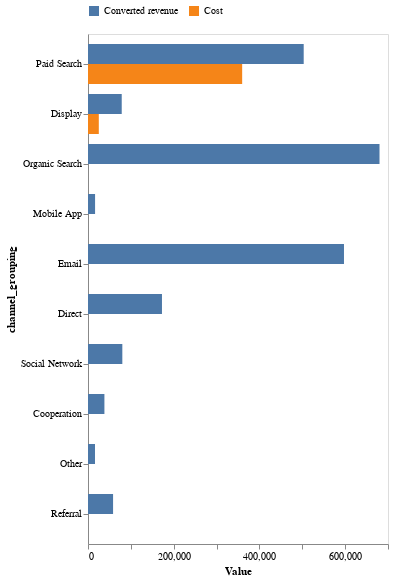

Source (notebook cell):
### Code cell
DeepnoteChart(revenue_by_channel, """{"layer":[{"layer":[{"mark":{"clip":true,"type":"bar","color":"#4c78a8","tooltip":true},"encoding":{"x":{"axis":{"grid":false,"title":"Value "},"sort":null,"type":"quantitative","field":"converted_revenue","scale":{"type":"linear"},"format":{"type":"default","decimals":null},"aggregate":"sum","formatType":"numberFormatFromNumberType"},"y":{"axis":{"grid":false},"sort":null,"type":"nominal","field":"channel_grouping","scale":{"type":"linear"}},"color":{"datum":"Converted revenue"},"yOffset":{"datum":"Converted revenue"}}}]},{"layer":[{"mark":{"clip":true,"type":"bar","color":"#f58518","tooltip":true},"encoding":{"x":{"axis":{"grid":false},"sort":null,"type":"quantitative","field":"total_cost","scale":{"type":"linear"},"format":{"type":"default","decimals":null},"aggregate":"sum","formatType":"numberFormatFromNumberType"},"y":{"axis":{"grid":false},"sort":null,"type":"nominal","field":"channel_grouping","scale":{"type":"linear"}},"color":{"datum":"Cost"},"yOffset":{"datum":"Cost"}}}]}],"title":"","config":{"legend":{"orient":"top"}},"$schema":"https://vega.github.io/schema/vega-lite/v5.json","encoding":{}}""")

### Figure 1 — Vega-Lite specification as saved in the notebook (floating-point values rounded to 4 significant figures)
{"layer": [{"layer": [{"mark": {"clip": true, "type": "bar", "color": "#4c78a8", "tooltip": true}, "encoding": {"x": {"axis": {"grid": false, "title": "Value "}, "sort": null, "type": "quantitative", "field": "converted_revenue", "scale": {"type": "linear"}, "format": {"type": "default", "decimals": null}, "aggregate": "sum", "formatType": "numberFormatFromNumberType"}, "y": {"axis": {"grid": false}, "sort": null, "type": "nominal", "field": "channel_grouping", "scale": {"type": "linear"}}, "color": {"datum": "Converted revenue"}, "yOffset": {"datum": "Converted revenue"}}}]}, {"layer": [{"mark": {"clip": true, "type": "bar", "color": "#f58518", "tooltip": true}, "encoding": {"x": {"axis": {"grid": false}, "sort": null, "type": "quantitative", "field": "total_cost", "scale": {"type": "linear"}, "format": {"type": "default", "decimals": null}, "aggregate": "sum", "formatType": "numberFormatFromNumberType"}, "y": {"axis": {"grid": false}, "sort": null, "type": "nominal", "field": "channel_grouping", "scale": {"type": "linear"}}, "color": {"datum": "Cost"}, "yOffset": {"datum": "Cost"}}}]}], "title": "", "config": {"legend": {"orient": "top"}}, "$schema": "https://vega.github.io/schema/vega-lite/v5.json", "encoding": {}, "data": {"values": [{"source": "google", "channel_grouping": "Paid Search", "total_cost": 323500.0, "converted_revenue": 486400, "total_impressions": 10875939, "total_sessions": 17226, "total_clicks": 6458585, "click_through_rate": 59.38, "total_conversions": 4864, "total_hits": 594078, "total_bounces": 740, "total_time_on_site": 11488739}, {"source": "bing", "channel_grouping": "Paid Search", "total_cost": 36250.0, "converted_revenue": 16600, "total_impressions": 826977, "total_sessions": 737, "total_clicks": 268208, "click_through_rate": 32.43, "total_conversions": 166, "total_hits": 23802, "total_bounces": 33, "total_time_on_site": 534807}, {"source": "outbrain", "channel_grouping": "Display", "total_cost": 0, "converted_revenue": 1700, "total_impressions": 0, "total_sessions": 453, "total_clicks": 0, "click_through_rate": null, "total_conversions": 17, "total_hits": 10740, "total_bounces": 83, "total_time_on_site": 162488}, {"source": "facebook", "channel_grouping": "Display", "total_cost": 24980.0, "converted_revenue": 72300, "total_impressions": 5440545, "total_sessions": 878, "total_clicks": 39644, "click_through_rate": 0.7287, "total_conversions": 723, "total_hits": 15813, "total_bounces": 42, "total_time_on_site": 323526}, {"source": "Paid Search", "channel_grouping": "Paid Search", "total_cost": 0, "converted_revenue": 300, "total_impressions": 0, "total_sessions": 7, "total_clicks": 0, "click_through_rate": null, "total_conversions": 3, "total_hits": 209, "total_bounces": 0, "total_time_on_site": 3779}, {"source": "google", "channel_grouping": "Organic Search", "total_cost": 0, "converted_revenue": 631500, "total_impressions": 0, "total_sessions": 46268, "total_clicks": 0, "click_through_rate": null, "total_conversions": 6315, "total_hits": 1498117, "total_bounces": 2949, "total_time_on_site": 35538987}, {"source": "android", "channel_grouping": "Mobile App", "total_cost": 0, "converted_revenue": 8900, "total_impressions": 0, "total_sessions": 1011, "total_clicks": 0, "click_through_rate": null, "total_conversions": 89, "total_hits": 15576, "total_bounces": 239, "total_time_on_site": 257457}, {"source": "sfmc", "channel_grouping": "Email", "total_cost": 0, "converted_revenue": 129000, "total_impressions": 0, "total_sessions": 13432, "total_clicks": 0, "click_through_rate": null, "total_conversions": 1290, "total_hits": 249401, "total_bounces": 2210, "total_time_on_site": 6428478}, {"source": "system", "channel_grouping": "Email", "total_cost": 0, "converted_revenue": 456400, "total_impressions": 0, "total_sessions": 26150, "total_clicks": 0, "click_through_rate": null, "total_conversions": 4564, "total_hits": 484055, "total_bounces": 3325, "total_time_on_site": 12618205}, {"source": "(direct)", "channel_grouping": "Direct", "total_cost": 0, "converted_revenue": 172600, "total_impressions": 0, "total_sessions": 9569, "total_clicks": 0, "click_through_rate": null, "total_conversions": 1726, "total_hits": 350773, "total_bounces": 614, "total_time_on_site": 8536827}, {"source": "regular", "channel_grouping": "Email", "total_cost": 0, "converted_revenue": 9100, "total_impressions": 0, "total_sessions": 717, "total_clicks": 0, "click_through_rate": null, "total_conversions": 91, "total_hits": 19623, "total_bounces": 102, "total_time_on_site": 485529}, {"source": "whatsapp", "channel_grouping": "Social Network", "total_cost": 0, "converted_revenue": 39400, "total_impressions": 0, "total_sessions": 3112, "total_clicks": 0, "click_through_rate": null, "total_conversions": 394, "total_hits": 60541, "total_bounces": 350, "total_time_on_site": 1788336}, {"source": "other", "channel_grouping": "Social Network", "total_cost": 0, "converted_revenue": 26600, "total_impressions": 0, "total_sessions": 2074, "total_clicks": 0, "click_through_rate": null, "total_conversions": 266, "total_hits": 40208, "total_bounces": 218, "total_time_on_site": 1151530}, {"source": "immobilo.de", "channel_grouping": "Cooperation", "total_cost": 0, "converted_revenue": 14100, "total_impressions": 0, "total_sessions": 1742, "total_clicks": 0, "click_through_rate": null, "total_conversions": 141, "total_hits": 31816, "total_bounces": 178, "total_time_on_site": 875002}, {"source": "Email", "channel_grouping": "Email", "total_cost": 0, "converted_revenue": 300, "total_impressions": 0, "total_sessions": 31, "total_clicks": 0, "click_through_rate": null, "total_conversions": 3, "total_hits": 724, "total_bounces": 3, "total_time_on_site": 13422}, {"source": "Other", "channel_grouping": "Other", "total_cost": 0, "converted_revenue": 800, "total_impressions": 0, "total_sessions": 53, "total_clicks": 0, "click_through_rate": null, "total_conversions": 8, "total_hits": 1662, "total_bounces": 10, "total_time_on_site": 44453}, {"source": "Cooperation", "channel_grouping": "Cooperation", "total_cost": 0, "converted_revenue": 2600, "total_impressions": 0, "total_sessions": 147, "total_clicks": 0, "click_through_rate": null, "total_conversions": 26, "total_hits": 2406, "total_bounces": 33, "total_time_on_site": 65906}, {"source": "Lifull-connect", "channel_grouping": "Other", "total_cost": 0, "converted_revenue": 6600, "total_impressions": 0, "total_sessions": 943, "total_clicks": 0, "click_through_rate": null, "total_conversions": 66, "total_hits": 15040, "total_bounces": 113, "total_time_on_site": 416319}, {"source": "sfmc", "channel_grouping": "Other", "total_cost": 0, "converted_revenue": 4500, "total_impressions": 0, "total_sessions": 676, "total_clicks": 0, "click_through_rate": null, "total_conversions": 45, "total_hits": 14164, "total_bounces": 181, "total_time_on_site": 318590}, {"source": "Referral", "channel_grouping": "Referral", "total_cost": 0, "converted_revenue": 58500, "total_impressions": 0, "total_sessions": 6296, "total_clicks": 0, "click_through_rate": null, "total_conversions": 585, "total_hits": 139373, "total_bounces": 537, "total_time_on_site": 3741160}, {"source": "email", "channel_grouping": "Social Network", "total_cost": 0, "converted_revenue": 4100, "total_impressions": 0, "total_sessions": 286, "total_clicks": 0, "click_through_rate": null, "total_conversions": 41, "total_hits": 7033, "total_bounces": 16, "total_time_on_site": 190395}, {"source": "bing", "channel_grouping": "Organic Search", "total_cost": 0, "converted_revenue": 36600, "total_impressions": 0, "total_sessions": 2019, "total_clicks": 0, "click_through_rate": null, "total_conversions": 366, "total_hits": 79883, "total_bounces": 86, "total_time_on_site": 2113615}, {"source": "adcell", "channel_grouping": "Other", "total_cost": 0, "converted_revenue": 1800, "total_impressions": 0, "total_sessions": 583, "total_clicks": 0, "click_through_rate": null, "total_conversions": 18, "total_hits": 9322, "total_bounces": 114, "total_time_on_site": 269188}, {"source": "taboola", "channel_grouping": "Display", "total_cost": 0, "converted_revenue": 500, "total_impressions": 0, "total_sessions": 212, "total_clicks": 0, "click_through_rate": null, "total_conversions": 5, "total_hits": 5189, "total_bounces": 40, "total_time_on_site": 93422}, {"source": "facebook", "channel_grouping": "Social Network", "total_cost": 0, "converted_revenue": 1100, "total_impressions": 0, "total_sessions": 124, "total_clicks": 0, "click_through_rate": null, "total_conversions": 11, "total_hits": 3274, "total_bounces": 12, "total_time_on_site": 84454}, {"source": "ecosia.org", "channel_grouping": "Organic Search", "total_cost": 0, "converted_revenue": 6800, "total_impressions": 0, "total_sessions": 326, "total_clicks": 0, "click_through_rate": null, "total_conversions": 68, "total_hits": 12401, "total_bounces": 19, "total_time_on_site": 284406}, {"source": "quoka.de", "channel_grouping": "Cooperation", "total_cost": 0, "converted_revenue": 3900, "total_impressions": 0, "total_sessions": 498, "total_clicks": 0, "click_through_rate": null, "total_conversions": 39, "total_hits": 11346, "total_bounces": 40, "total_time_on_site": 328868}, {"source": "standalone", "channel_grouping": "Email", "total_cost": 0, "converted_revenue": 1900, "total_impressions": 0, "total_sessions": 617, "total_clicks": 0, "click_through_rate": null, "total_conversions": 19, "total_hits": 13517, "total_bounces": 123, "total_time_on_site": 243855}, {"source": "null-provision.de", "channel_grouping": "Cooperation", "total_cost": 0, "converted_revenue": 11300, "total_impressions": 0, "total_sessions": 1057, "total_clicks": 0, "click_through_rate": null, "total_conversions": 113, "total_hits": 21454, "total_bounces": 102, "total_time_on_site": 663608}, {"source": "regular", "channel_grouping": "Other", "total_cost": 0, "converted_revenue": 2000, "total_impressions": 0, "total_sessions": 383, "total_clicks": 0, "click_through_rate": null, "total_conversions": 20, "total_hits": 6316, "total_bounces": 49, "total_time_on_site": 135357}, {"source": "standalone_az", "channel_grouping": "Email", "total_cost": 0, "converted_revenue": 500, "total_impressions": 0, "total_sessions": 250, "total_clicks": 0, "click_through_rate": null, "total_conversions": 5, "total_hits": 6725, "total_bounces": 15, "total_time_on_site": 107037}, {"source": "trovit.de", "channel_grouping": "Cooperation", "total_cost": 0, "converted_revenue": 3600, "total_impressions": 0, "total_sessions": 455, "total_clicks": 0, "click_through_rate": null, "total_conversions": 36, "total_hits": 6459, "total_bounces": 43, "total_time_on_site": 241039}, {"source": "immokralle.com", "channel_grouping": "Cooperation", "total_cost": 0, "converted_revenue": 100, "total_impressions": 0, "total_sessions": 26, "total_clicks": 0, "click_through_rate": null, "total_conversions": 1, "total_hits": 257, "total_bounces": 7, "total_time_on_site": 7463}, {"source": "Organic Search", "channel_grouping": "Organic Search", "total_cost": 0, "converted_revenue": 1600, "total_impressions": 0, "total_sessions": 72, "total_clicks": 0, "click_through_rate": null, "total_conversions": 16, "total_hits": 3290, "total_bounces": 4, "total_time_on_site": 65471}, {"source": "suche.t-online.de", "channel_grouping": "Organic Search", "total_cost": 0, "converted_revenue": 900, "total_impressions": 0, "total_sessions": 95, "total_clicks": 0, "click_through_rate": null, "total_conversions": 9, "total_hits": 3302, "total_bounces": 3, "total_time_on_site": 68458}, {"source": "criteo", "channel_grouping": "Display", "total_cost": 0, "converted_revenue": 4000, "total_impressions": 0, "total_sessions": 937, "total_clicks": 0, "click_through_rate": null, "total_conversions": 40, "total_hits": 20031, "total_bounces": 138, "total_time_on_site": 408222}, {"source": "m.facebook.com", "channel_grouping": "Social Network", "total_cost": 0, "converted_revenue": 4300, "total_impressions": 0, "total_sessions": 217, "total_clicks": 0, "click_through_rate": null, "total_conversions": 43, "total_hits": 4326, "total_bounces": 33, "total_time_on_site": 106956}, {"source": "focus.de", "channel_grouping": "Cooperation", "total_cost": 0, "converted_revenue": 1500, "total_impressions": 0, "total_sessions": 236, "total_clicks": 0, "click_through_rate": null, "total_conversions": 15, "total_hits": 3992, "total_bounces": 28, "total_time_on_site": 106424}, {"source": "push", "channel_grouping": "Other", "total_cost": 0, "converted_revenue": 600, "total_impressions": 0, "total_sessions": 246, "total_clicks": 0, "click_through_rate": null, "total_conversions": 6, "total_hits": 4338, "total_bounces": 37, "total_time_on_site": 86715}, {"source": "feinewohnung.de", "channel_grouping": "Cooperation", "total_cost": 0, "converted_revenue": 0, "total_impressions": 0, "total_sessions": 26, "total_clicks": 0, "click_through_rate": null, "total_conversions": 0, "total_hits": 238, "total_bounces": 3, "total_time_on_site": 10003}, {"source": "nestoria.de", "channel_grouping": "Cooperation", "total_cost": 0, "converted_revenue": 600, "total_impressions": 0, "total_sessions": 34, "total_clicks": 0, "click_through_rate": null, "total_conversions": 6, "total_hits": 353, "total_bounces": 16, "total_time_on_site": 6610}, {"source": "nullprovision.de", "channel_grouping": "Cooperation", "total_cost": 0, "converted_revenue": 200, "total_impressions": 0, "total_sessions": 15, "total_clicks": 0, "click_through_rate": null, "total_conversions": 2, "total_hits": 538, "total_bounces": 4, "total_time_on_site": 7376}, {"source": "verivox.de", "channel_grouping": "Cooperation", "total_cost": 0, "converted_revenue": 0, "total_impressions": 0, "total_sessions": 18, "total_clicks": 0, "click_through_rate": null, "total_conversions": 0, "total_hits": 278, "total_bounces": 1, "total_time_on_site": 9299}, {"source": "iphone", "channel_grouping": "Mobile App", "total_cost": 0, "converted_revenue": 7400, "total_impressions": 0, "total_sessions": 282, "total_clicks": 0, "click_through_rate": null, "total_conversions": 74, "total_hits": 5656, "total_bounces": 61, "total_time_on_site": 99248}, {"source": "ios", "channel_grouping": "Mobile App", "total_cost": 0, "converted_revenue": 100, "total_impressions": 0, "total_sessions": 116, "total_clicks": 0, "click_through_rate": null, "total_conversions": 1, "total_hits": 188, "total_bounces": 102, "total_time_on_site": 15034}, {"source": "duckduckgo.com", "channel_grouping": "Organic Search", "total_cost": 0, "converted_revenue": 1900, "total_impressions": 0, "total_sessions": 77, "total_clicks": 0, "click_through_rate": null, "total_conversions": 19, "total_hits": 4457, "total_bounces": 3, "total_time_on_site": 95826}, {"source": "yahoo", "channel_grouping": "Organic Search", "total_cost": 0, "converted_revenue": 700, "total_impressions": 0, "total_sessions": 66, "total_clicks": 0, "click_through_rate": null, "total_conversions": 7, "total_hits": 2785, "total_bounces": 4, "total_time_on_site": 68991}, {"source": "message", "channel_grouping": "Social Network", "total_cost": 0, "converted_revenue": 800, "total_impressions": 0, "total_sessions": 35, "total_clicks": 0, "click_through_rate": null, "total_conversions": 8, "total_hits": 852, "total_bounces": 1, "total_time_on_site": 28507}, {"source": "Social Network", "channel_grouping": "Social Network", "total_cost": 0, "converted_revenue": 2200, "total_impressions": 0, "total_sessions": 93, "total_clicks": 0, "click_through_rate": null, "total_conversions": 22, "total_hits": 3167, "total_bounces": 15, "total_time_on_site": 79493}, {"source": "Mobile App", "channel_grouping": "Mobile App", "total_cost": 0, "converted_revenue": 100, "total_impressions": 0, "total_sessions": 15, "total_clicks": 0, "click_through_rate": null, "total_conversions": 1, "total_hits": 96, "total_bounces": 10, "total_time_on_site": 1802}, {"source": "criteo_fb", "channel_grouping": "Display", "total_cost": 0, "converted_revenue": 0, "total_impressions": 0, "total_sessions": 11, "total_clicks": 0, "click_through_rate": null, "total_conversions": 0, "total_hits": 28, "total_bounces": 6, "total_time_on_site": 1464}, {"source": "facebook.com", "channel_grouping": "Social Network", "total_cost": 0, "converted_revenue": 300, "total_impressions": 0, "total_sessions": 57, "total_clicks": 0, "click_through_rate": null, "total_conversions": 3, "total_hits": 1532, "total_bounces": 8, "total_time_on_site": 46517}, {"source": "immoworld.de", "channel_grouping": "Cooperation", "total_cost": 0, "converted_revenue": 400, "total_impressions": 0, "total_sessions": 23, "total_clicks": 0, "click_through_rate": null, "total_conversions": 4, "total_hits": 434, "total_bounces": 3, "total_time_on_site": 13027}, {"source": "mitula.de", "channel_grouping": "Cooperation", "total_cost": 0, "converted_revenue": 0, "total_impressions": 0, "total_sessions": 10, "total_clicks": 0, "click_through_rate": null, "total_conversions": 0, "total_hits": 12, "total_bounces": 8, "total_time_on_site": 2}, {"source": "gewerbeimmobilien24.de", "channel_grouping": "Cooperation", "total_cost": 0, "converted_revenue": 0, "total_impressions": 0, "total_sessions": 11, "total_clicks": 0, "click_through_rate": null, "total_conversions": 0, "total_hits": 116, "total_bounces": 1, "total_time_on_site": 6473}, {"source": "l.facebook.com", "channel_grouping": "Social Network", "total_cost": 0, "converted_revenue": 1100, "total_impressions": 0, "total_sessions": 191, "total_clicks": 0, "click_through_rate": null, "total_conversions": 11, "total_hits": 4952, "total_bounces": 10, "total_time_on_site": 142392}, {"source": "Display", "channel_grouping": "Display", "total_cost": 227.7, "converted_revenue": 200, "total_impressions": 22666, "total_sessions": 23, "total_clicks": 293, "click_through_rate": 1.293, "total_conversions": 2, "total_hits": 480, "total_bounces": 5, "total_time_on_site": 16605}, {"source": "lm.facebook.com", "channel_grouping": "Social Network", "total_cost": 0, "converted_revenue": 100, "total_impressions": 0, "total_sessions": 5, "total_clicks": 0, "click_through_rate": null, "total_conversions": 1, "total_hits": 39, "total_bounces": 3, "total_time_on_site": 1018}, {"source": "rentberry.com", "channel_grouping": "Cooperation", "total_cost": 0, "converted_revenue": 0, "total_impressions": 0, "total_sessions": 6, "total_clicks": 0, "click_through_rate": null, "total_conversions": 0, "total_hits": 145, "total_bounces": 0, "total_time_on_site": 4502}, {"source": "news", "channel_grouping": "Email", "total_cost": 0, "converted_revenue": 0, "total_impressions": 0, "total_sessions": 5, "total_clicks": 0, "click_through_rate": null, "total_conversions": 0, "total_hits": 36, "total_bounces": 0, "total_time_on_site": 801}, {"source": "wohnenmietenkaufen.de", "channel_grouping": "Cooperation", "total_cost": 0, "converted_revenue": 0, "total_impressions": 0, "total_sessions": 2, "total_clicks": 0, "click_through_rate": null, "total_conversions": 0, "total_hits": 4, "total_bounces": 2, "total_time_on_site": null}, {"source": "newsletter", "channel_grouping": "Email", "total_cost": 0, "converted_revenue": 100, "total_impressions": 0, "total_sessions": 2, "total_clicks": 0, "click_through_rate": null, "total_conversions": 1, "total_hits": 41, "total_bounces": 0, "total_time_on_site": 1552}, {"source": "linkedin.com", "channel_grouping": "Social Network", "total_cost": 0, "converted_revenue": 100, "total_impressions": 0, "total_sessions": 13, "total_clicks": 0, "click_through_rate": null, "total_conversions": 1, "total_hits": 274, "total_bounces": 0, "total_time_on_site": 7280}, {"source": "FAZ", "channel_grouping": "Cooperation", "total_cost": 0, "converted_revenue": 0, "total_impressions": 0, "total_sessions": 2, "total_clicks": 0, "click_through_rate": null, "total_conversions": 0, "total_hits": 9, "total_bounces": 1, "total_time_on_site": 76}, {"source": "t.co", "channel_grouping": "Social Network", "total_cost": 0, "converted_revenue": 0, "total_impressions": 0, "total_sessions": 2, "total_clicks": 0, "click_through_rate": null, "total_conversions": 0, "total_hits": 121, "total_bounces": 0, "total_time_on_site": 3797}, {"source": "(not set)", "channel_grouping": "Email", "total_cost": 0, "converted_revenue": 0, "total_impressions": 0, "total_sessions": 2, "total_clicks": 0, "click_through_rate": null, "total_conversions": 0, "total_hits": 17, "total_bounces": 1, "total_time_on_site": 67}, {"source": "yandex.ru", "channel_grouping": "Organic Search", "total_cost": 0, "converted_revenue": 100, "total_impressions": 0, "total_sessions": 41, "total_clicks": 0, "click_through_rate": null, "total_conversions": 1, "total_hits": 758, "total_bounces": 1, "total_time_on_site": 25617}, {"source": "ask", "channel_grouping": "Organic Search", "total_cost": 0, "converted_revenue": 0, "total_impressions": 0, "total_sessions": 4, "total_clicks": 0, "click_through_rate": null, "total_conversions": 0, "total_hits": 65, "total_bounces": 1, "total_time_on_site": 490}, {"source": "searchthis.com", "channel_grouping": "Organic Search", "total_cost": 0, "converted_revenue": 100, "total_impressions": 0, "total_sessions": 15, "total_clicks": 0, "click_through_rate": null, "total_conversions": 1, "total_hits": 388, "total_bounces": 0, "total_time_on_site": 15698}, {"source": "scoutmedia", "channel_grouping": "Other", "total_cost": 0, "converted_revenue": 100, "total_impressions": 0, "total_sessions": 13, "total_clicks": 0, "click_through_rate": null, "total_conversions": 1, "total_hits": 434, "total_bounces": 1, "total_time_on_site": 7052}, {"source": "m.blog.naver.com", "channel_grouping": "Social Network", "total_cost": 0, "converted_revenue": 0, "total_impressions": 0, "total_sessions": 2, "total_clicks": 0, "click_through_rate": null, "total_conversions": 0, "total_hits": 139, "total_bounces": 0, "total_time_on_site": 8644}, {"source": "search.start.fyi", "channel_grouping": "Organic Search", "total_cost": 0, "converted_revenue": 0, "total_impressions": 0, "total_sessions": 2, "total_clicks": 0, "click_through_rate": null, "total_conversions": 0, "total_hits": 16, "total_bounces": 0, "total_time_on_site": 368}, {"source": "cs-wohnungsagentur.de", "channel_grouping": "Cooperation", "total_cost": 0, "converted_revenue": 0, "total_impressions": 0, "total_sessions": 4, "total_clicks": 0, "click_through_rate": null, "total_conversions": 0, "total_hits": 77, "total_bounces": 0, "total_time_on_site": 993}, {"source": "pdf", "channel_grouping": "Other", "total_cost": 0, "converted_revenue": 0, "total_impressions": 0, "total_sessions": 3, "total_clicks": 0, "click_through_rate": null, "total_conversions": 0, "total_hits": 28, "total_bounces": 0, "total_time_on_site": 623}, {"source": "immobilienscout24", "channel_grouping": "Display", "total_cost": 0, "converted_revenue": 0, "total_impressions": 0, "total_sessions": 24, "total_clicks": 0, "click_through_rate": null, "total_conversions": 0, "total_hits": 896, "total_bounces": 0, "total_time_on_site": 29825}, {"source": "kleinanzeige.focus.de", "channel_grouping": "Other", "total_cost": 0, "converted_revenue": 0, "total_impressions": 0, "total_sessions": 2, "total_clicks": 0, "click_through_rate": null, "total_conversions": 0, "total_hits": 283, "total_bounces": 0, "total_time_on_site": 10770}, {"source": "podcast", "channel_grouping": "Social Network", "total_cost": 0, "converted_revenue": 0, "total_impressions": 0, "total_sessions": 3, "total_clicks": 0, "click_through_rate": null, "total_conversions": 0, "total_hits": 132, "total_bounces": 0, "total_time_on_site": 2014}, {"source": "int.search.tb.ask.com", "channel_grouping": "Organic Search", "total_cost": 0, "converted_revenue": 0, "total_impressions": 0, "total_sessions": 6, "total_clicks": 0, "click_through_rate": null, "total_conversions": 0, "total_hits": 40, "total_bounces": 0, "total_time_on_site": 969}, {"source": "izito.de", "channel_grouping": "Organic Search", "total_cost": 0, "converted_revenue": 0, "total_impressions": 0, "total_sessions": 2, "total_clicks": 0, "click_through_rate": null, "total_conversions": 0, "total_hits": 27, "total_bounces": 0, "total_time_on_site": 442}]}}
